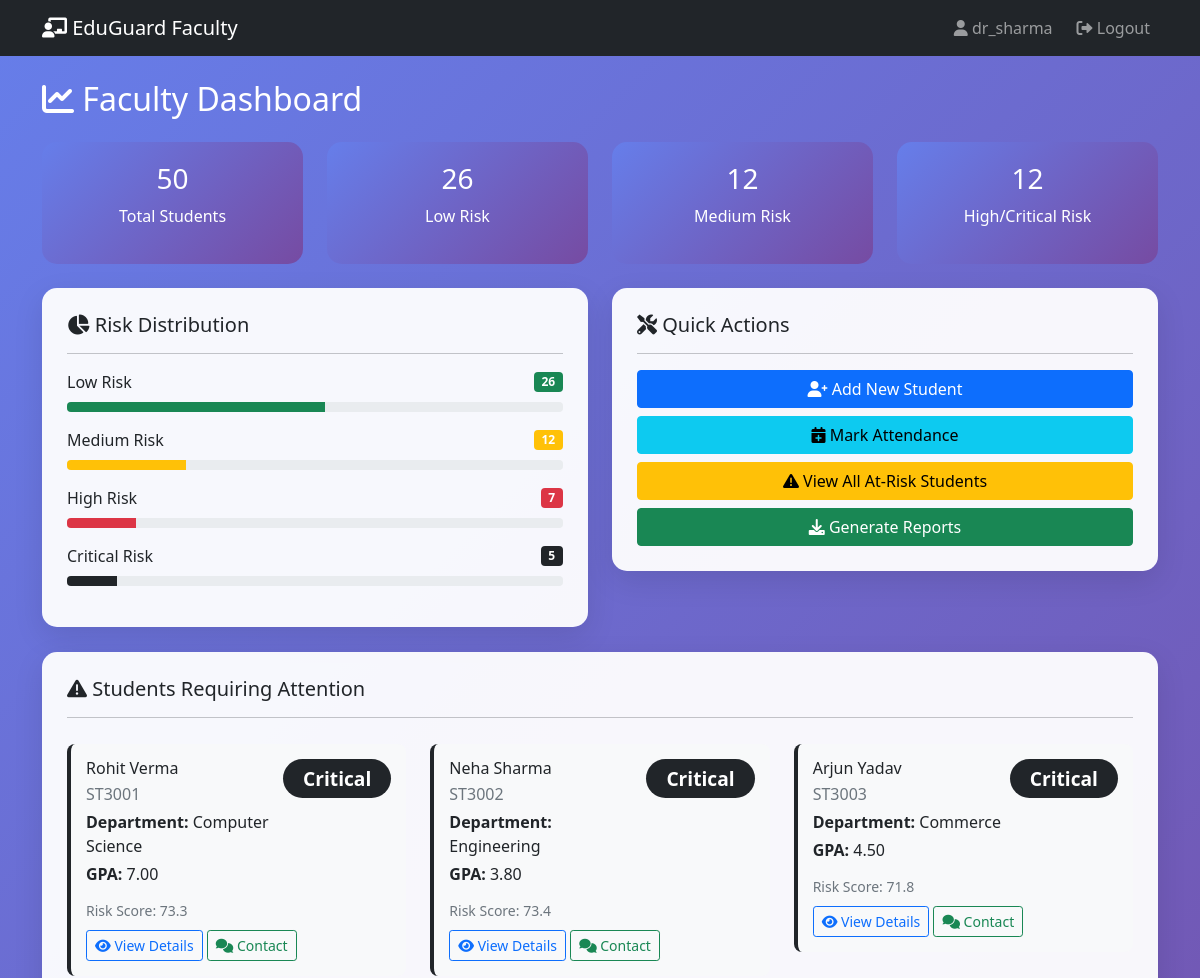
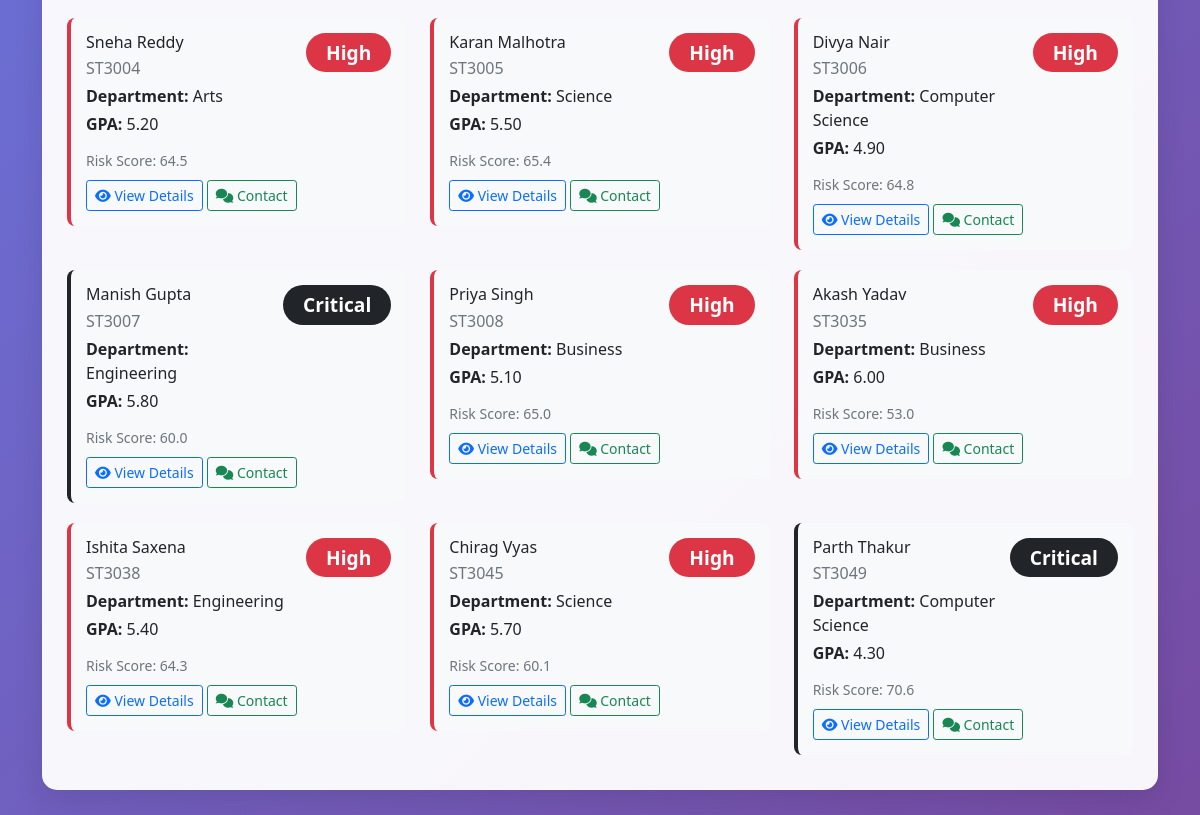
The app's page /faculty/dashboard (signed in) with its own data (2 pictures, top to bottom).
### models.py (models this page shows, shortened)
class User(UserMixin, db.Model):
    __tablename__ = 'users'
    id = db.Column(db.Integer, primary_key=True)
    username = db.Column(db.String(64), unique=True, nullable=False)
    email = db.Column(db.String(120), unique=True, nullable=False)
    password_hash = db.Column(db.String(128))
    role = db.Column(db.String(20), default='faculty')  # admin, faculty, student, parent
    created_at = db.Column(db.DateTime, default=datetime.utcnow)
    student_profile = db.relationship('Student', backref='user', uselist=False, lazy=True)

class Student(db.Model):
    __tablename__ = 'students'
    id = db.Column(db.Integer, primary_key=True)
    user_id = db.Column(db.Integer, db.ForeignKey('users.id'))
    student_id = db.Column(db.String(20), unique=True, nullable=False)
    first_name = db.Column(db.String(50), nullable=False)
    last_name = db.Column(db.String(50), nullable=False)
    email = db.Column(db.String(120), nullable=False)
    department = db.Column(db.String(50))
    year = db.Column(db.Integer)
    semester = db.Column(db.Integer)
    gpa = db.Column(db.Float)
    behavior_score = db.Column(db.Float, default=7.0)  # 1-10 scale
    enrollment_date = db.Column(db.Date)
    credits_completed = db.Column(db.Integer, default=0)
    parent_name = db.Column(db.String(100))
    parent_email = db.Column(db.String(120))
    parent_phone = db.Column(db.String(20))
    attendance_records = db.relationship('Attendance', backref='student', lazy=True)
    risk_profile = db.relationship('RiskProfile', backref='student', uselist=False, lazy=True)
    counselling_sessions = db.relationship('Counselling', backref='student', lazy=True)
    mentor_assignments = db.relationship('MentorAssignment', backref='student', lazy=True)

class RiskProfile(db.Model):
    __tablename__ = 'risk_profiles'
    id = db.Column(db.Integer, primary_key=True)
    student_id = db.Column(db.Integer, db.ForeignKey('students.id'), nullable=False)
    risk_score = db.Column(db.Float, default=0.0)
    risk_level = db.Column(db.String(20), default='Low')  # Low, Medium, High, Critical
    attendance_rate = db.Column(db.Float, default=0.0)
    academic_performance = db.Column(db.Float, default=0.0)
    risk_reasons = db.Column(db.Text)  # Comma-separated reasons for rule-based assessment
    financial_issues = db.Column(db.Boolean, default=False)
    family_problems = db.Column(db.Boolean, default=False)
    health_issues = db.Column(db.Boolean, default=False)
    social_isolation = db.Column(db.Boolean, default=False)
    mental_wellbeing_score = db.Column(db.Float, default=10.0) # 0-10 scale, 10 is best
    last_updated = db.Column(db.DateTime, default=datetime.utcnow)
    ml_prediction = db.Column(db.Float)
    ml_confidence = db.Column(db.Float)
    ml_features = db.Column(db.Text)

### routes.py (the view)
@main_bp.route('/faculty/dashboard')
@login_required
def faculty_dashboard():
    from rbac_system import role_required
    if not current_user.is_authenticated or current_user.role not in ['faculty', 'admin']:
        flash('Faculty access required', 'danger')
        return redirect(url_for('auth.login'))
    try:
        from datetime import date, timedelta
        from sqlalchemy import func
        total_students = Student.query.count()
        risk_stats = {
            'low': Student.query.join(RiskProfile).filter(RiskProfile.risk_level == 'Low').count(),
            'medium': Student.query.join(RiskProfile).filter(RiskProfile.risk_level == 'Medium').count(),
            'high': Student.query.join(RiskProfile).filter(RiskProfile.risk_level == 'High').count(),
            'critical': Student.query.join(RiskProfile).filter(RiskProfile.risk_level == 'Critical').count()
        }
        at_risk_students = Student.query.join(RiskProfile).filter(
            RiskProfile.risk_level.in_(['High', 'Critical'])
        ).limit(20).all()
        return render_template('faculty_dashboard.html',
                             total_students=total_students,
                             risk_stats=risk_stats,
                             at_risk_students=at_risk_students)
    except Exception as e:
        flash(f'Error loading faculty dashboard: {str(e)}', 'danger')
        return render_template('faculty_dashboard.html', total_students=0)

### templates/faculty_dashboard.html (shortened to what this page needs)
<!DOCTYPE html>
<html lang="en">
<head>
    <link href="https://cdn.jsdelivr.net/npm/bootstrap@5.1.3/dist/css/bootstrap.min.css" rel="stylesheet">
    <link href="https://cdnjs.cloudflare.com/ajax/libs/font-awesome/6.0.0/css/all.min.css" rel="stylesheet">
</head>
<body>
    <nav class="navbar navbar-expand-lg navbar-dark bg-dark">
        <div class="container">
            <a class="navbar-brand" href="{{ url_for('main.faculty_dashboard') }}">
                <i class="fas fa-chalkboard-teacher"></i> EduGuard Faculty
            </a>
            <div class="navbar-nav ms-auto">
                <span class="navbar-text me-3">
                    <i class="fas fa-user"></i> {{ current_user.username }}
                </span>
                <a class="nav-link" href="{{ url_for('auth.logout') }}">
                    <i class="fas fa-sign-out-alt"></i> Logout
                </a>
            </div>
        </div>
    </nav>
    <div class="container mt-4">
        <div class="row">
            <div class="col-12">
                <h2 class="text-white mb-4">
                    <i class="fas fa-chart-line"></i> Faculty Dashboard
                </h2>
            </div>
        </div>
        <div class="row mb-4">
            <div class="col-md-3">
                <div class="stat-card">
                    <h3>{{ total_students }}</h3>
                    <p>Total Students</p>
                </div>
            </div>
            <div class="col-md-3">
                <div class="stat-card">
                    <h3>{{ risk_stats.low }}</h3>
                    <p>Low Risk</p>
                </div>
            </div>
            <div class="col-md-3">
                <div class="stat-card">
                    <h3>{{ risk_stats.medium }}</h3>
                    <p>Medium Risk</p>
                </div>
            </div>
            <div class="col-md-3">
                <div class="stat-card">
                    <h3>{{ risk_stats.high + risk_stats.critical }}</h3>
                    <p>High/Critical Risk</p>
                </div>
            </div>
        </div>
        <div class="row">
            <div class="col-md-6">
                <div class="dashboard-card">
                    <h5><i class="fas fa-chart-pie"></i> Risk Distribution</h5>
                    <hr>
                    <div class="mb-3">
                        <div class="d-flex justify-content-between align-items-center mb-2">
                            <span>Low Risk</span>
                            <span class="badge bg-success">{{ risk_stats.low }}</span>
                        </div>
                        <div class="progress" style="height: 10px;">
                            <div class="progress-bar bg-success" style="width: {{ '%.1f'|format((risk_stats.low / total_students * 100) if total_students > 0 else 0) }}%"></div>
                        </div>
                    </div>
                    <div class="mb-3">
                        <div class="d-flex justify-content-between align-items-center mb-2">
                            <span>Medium Risk</span>
                            <span class="badge bg-warning">{{ risk_stats.medium }}</span>
                        </div>
                        <div class="progress" style="height: 10px;">
                            <div class="progress-bar bg-warning" style="width: {{ '%.1f'|format((risk_stats.medium / total_students * 100) if total_students > 0 else 0) }}%"></div>
                        </div>
                    </div>
                    <div class="mb-3">
                        <div class="d-flex justify-content-between align-items-center mb-2">
                            <span>High Risk</span>
                            <span class="badge bg-danger">{{ risk_stats.high }}</span>
                        </div>
                        <div class="progress" style="height: 10px;">
                            <div class="progress-bar bg-danger" style="width: {{ '%.1f'|format((risk_stats.high / total_students * 100) if total_students > 0 else 0) }}%"></div>
                        </div>
                    </div>
                    <div class="mb-3">
                        <div class="d-flex justify-content-between align-items-center mb-2">
                            <span>Critical Risk</span>
                            <span class="badge bg-dark">{{ risk_stats.critical }}</span>
                        </div>
                        <div class="progress" style="height: 10px;">
                            <div class="progress-bar bg-dark" style="width: {{ '%.1f'|format((risk_stats.critical / total_students * 100) if total_students > 0 else 0) }}%"></div>
                        </div>
                    </div>
                </div>
            </div>
            <div class="col-md-6">
                <div class="dashboard-card">
                    <h5><i class="fas fa-tools"></i> Quick Actions</h5>
                    <hr>
                    <div class="d-grid gap-2">
                        <a href="#" class="btn btn-primary">
                            <i class="fas fa-user-plus"></i> Add New Student
                        </a>
                        <a href="#" class="btn btn-info">
                            <i class="fas fa-calendar-plus"></i> Mark Attendance
                        </a>
                        <a href="#" class="btn btn-warning">
                            <i class="fas fa-exclamation-triangle"></i> View All At-Risk Students
                        </a>
                        <a href="#" class="btn btn-success">
                            <i class="fas fa-download"></i> Generate Reports
                        </a>
                    </div>
                </div>
            </div>
        </div>
        <div class="row">
            <div class="col-12">
                <div class="dashboard-card">
                    <h5><i class="fas fa-exclamation-triangle"></i> Students Requiring Attention</h5>
                    <hr>
                    {% if at_risk_students %}
                    <div class="row">
                        {% for student in at_risk_students %}
                        <div class="col-md-6 col-lg-4">
                            <div class="student-card {{ 'high-risk' if student.risk_profile.risk_level == 'High' }} {{ 'critical-risk' if student.risk_profile.risk_level == 'Critical' }}">
                                <div class="d-flex justify-content-between align-items-start">
                                    <div>
                                        <h6 class="mb-1">{{ student.first_name }} {{ student.last_name }}</h6>
                                        <p class="mb-1 text-muted">{{ student.student_id }}</p>
                                        <p class="mb-1"><strong>Department:</strong> {{ student.department }}</p>
                                        <p class="mb-1"><strong>GPA:</strong> {{ "%.2f"|format(student.gpa or 0) }}</p>
                                    </div>
                                    <span class="risk-badge badge
                                        {% if student.risk_profile.risk_level == 'Low' %}bg-success
                                        {% elif student.risk_profile.risk_level == 'Medium' %}bg-warning
                                        {% elif student.risk_profile.risk_level == 'High' %}bg-danger
                                        {% else %}bg-dark{% endif %}">
                                        {{ student.risk_profile.risk_level }}
                                    </span>
                                </div>
                                <div class="mt-2">
                                    <small class="text-muted">
                                        Risk Score: {{ "%.1f"|format(student.risk_profile.risk_score) }}
                                    </small>
                                </div>
                                <div class="mt-2">
                                    <a href="#" class="btn btn-sm btn-outline-primary">
                                        <i class="fas fa-eye"></i> View Details
                                    </a>
                                    <a href="#" class="btn btn-sm btn-outline-success">
                                        <i class="fas fa-comments"></i> Contact
                                    </a>
                                </div>
                            </div>
                        </div>
                        {% endfor %}
                    </div>
                    {% else %}
                    <div class="alert alert-success">
                        <i class="fas fa-check-circle"></i> Great! No students currently require immediate attention.
                    </div>
                    {% endif %}
                </div>
            </div>
        </div>
    </div>
</body>
</html>

### templates/faculty_dashboard.html (style rules this page uses)
body { background: linear-gradient(135deg, #667eea 0%, #764ba2 100%); min-height: 100vh; }
.dashboard-card { background: rgba(255, 255, 255, 0.95); border-radius: 15px; box-shadow: 0 10px 30px rgba(0, 0, 0, 0.1); padding: 25px; margin-bottom: 25px; }
.stat-card { background: linear-gradient(135deg, #667eea 0%, #764ba2 100%); color: white; border-radius: 15px; padding: 20px; text-align: center; }
.risk-badge { font-size: 1.2rem; padding: 10px 20px; border-radius: 25px; }
.student-card { border-left: 4px solid #667eea; background: #f8f9fa; padding: 15px; margin: 10px 0; border-radius: 8px; }
.student-card.high-risk { border-left-color: #dc3545; }
.student-card.critical-risk { border-left-color: #212529; }

### records on screen
User: username "dr_sharma"
Student: first_name "Rohit", last_name "Verma", student_id "ST3001", department "Computer Science", gpa "7.00", risk_profile.risk_level "Critical"
RiskProfile: risk_profile.risk_score "73.3"
Student: first_name "Neha", last_name "Sharma", student_id "ST3002", department "Engineering", gpa "3.80", risk_profile.risk_level "Critical"
RiskProfile: risk_profile.risk_score "73.4"
Student: first_name "Arjun", last_name "Yadav", student_id "ST3003", department "Commerce", gpa "4.50", risk_profile.risk_level "Critical"
RiskProfile: risk_profile.risk_score "71.8"
Student: first_name "Sneha", last_name "Reddy", student_id "ST3004", department "Arts", gpa "5.20", risk_profile.risk_level "High"
RiskProfile: risk_profile.risk_score "64.5"
Student: first_name "Karan", last_name "Malhotra", student_id "ST3005", department "Science", gpa "5.50", risk_profile.risk_level "High"
RiskProfile: risk_profile.risk_score "65.4"
Student: first_name "Divya", last_name "Nair", student_id "ST3006", department "Computer Science", gpa "4.90", risk_profile.risk_level "High"
RiskProfile: risk_profile.risk_score "64.8"
Student: first_name "Manish", last_name "Gupta", student_id "ST3007", department "Engineering", gpa "5.80", risk_profile.risk_level "Critical"
RiskProfile: risk_profile.risk_score "60.0"
Student: first_name "Priya", last_name "Singh", student_id "ST3008", department "Business", gpa "5.10", risk_profile.risk_level "High"
RiskProfile: risk_profile.risk_score "65.0"
Student: first_name "Akash", last_name "Yadav", student_id "ST3035", department "Business", gpa "6.00", risk_profile.risk_level "High"
RiskProfile: risk_profile.risk_score "53.0"
Student: first_name "Ishita", last_name "Saxena", student_id "ST3038", department "Engineering", gpa "5.40", risk_profile.risk_level "High"
RiskProfile: risk_profile.risk_score "64.3"
Student: first_name "Chirag", last_name "Vyas", student_id "ST3045", department "Science", gpa "5.70", risk_profile.risk_level "High"
RiskProfile: risk_profile.risk_score "60.1"
Student: first_name "Parth", last_name "Thakur", student_id "ST3049", department "Computer Science", gpa "4.30", risk_profile.risk_level "Critical"
RiskProfile: risk_profile.risk_score "70.6"

### other values on screen
{{ total_students }} "50"
{{ risk_stats.low }} "26"
{{ risk_stats.medium }} "12"
{{ risk_stats.high + risk_stats.critical }} "12"
{{ risk_stats.high }} "7"
{{ risk_stats.critical }} "5"
